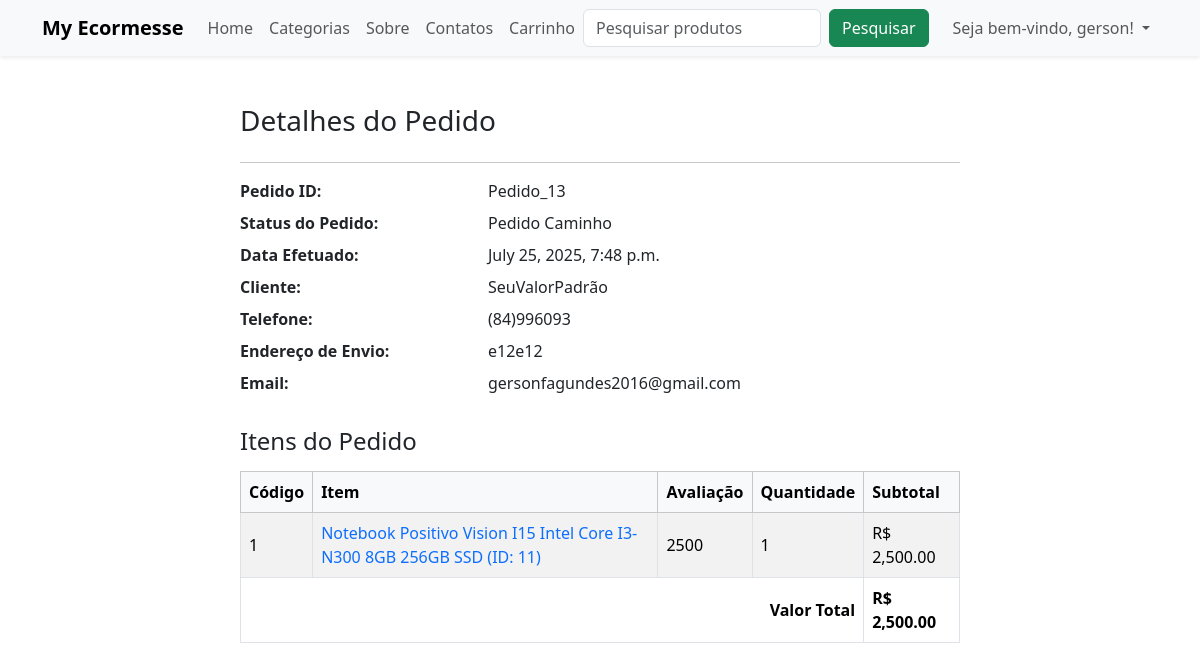
/perfil/pedido-13/ (signed in), run on the app's committed database.
### lojaapp/models.py (models this page shows, shortened)
class Pedido_order(models.Model):
    carro = models.OneToOneField(Carro, on_delete= models.CASCADE)
    ordenado_por = models.CharField(max_length=200, default='SeuValorPadrão')
    endereco_envio = models.CharField(max_length=200)
    telefone = models.CharField(max_length = 10)
    email = models.EmailField(null=True, blank=True)
    subtotal = models.PositiveIntegerField()
    desconto = models.PositiveIntegerField()
    total = models.PositiveIntegerField()
    pedido_status = models.CharField(max_length = 50, choices = PEDIDO_STATUS)
    criado_em = models.DateTimeField(auto_now_add = True)

class CarroProduto(models.Model):
    carro = models.ForeignKey(Carro,on_delete=models.CASCADE)
    produto = models.ForeignKey(Produto, on_delete = models.CASCADE)
    avaliacao = models.PositiveIntegerField()
    quantidade = models.PositiveIntegerField()
    subtotal = models.PositiveIntegerField()

class Produto(models.Model):
    titulo = models.CharField(max_length =200)
    slug = models.SlugField(unique = True)
    categoria = models.ForeignKey(Categoria,on_delete=models.CASCADE)
    image = models.ImageField(upload_to= "produtos")
    preco_mercado = models.PositiveIntegerField()
    venda = models.PositiveIntegerField()
    discricao = models.TextField()
    garantia = models.CharField(max_length =300, null = True, blank = True)
    return_devolucao = models.CharField(max_length =300, null = True, blank = True)
    visualizacao = models.PositiveIntegerField(default = 0)

### lojaapp/views.py (the view)
# urls.py: path('perfil/pedido-<int:pk>/', ClientePedidoDetalheView.as_view(), name='clientepedidodetalhe'),
class ClientePedidoDetalheView(DetailView):
    template_name = 'clientepedidodetalhe.html'
    model = Pedido_order
    context_object_name = "pedido_obj"
    def dispatch(self, request,*args, **kwargs):
        if request.user.is_authenticated and Cliente.objects.filter(user=request.user).exists():
            order_id = self.kwargs["pk"]
            pedido = Pedido_order.objects.get(id= order_id)
            if request.user.cliente != pedido.carro.cliente:
                return redirect("lojaproject/lojaapp/templates/base.html")
        else:
            return redirect("/entrar/?next=/perfil/")
        return super().dispatch(request, *args, **kwargs)

### lojaapp/templates/clientepedidodetalhe.html (shortened to what this page needs)
{% extends 'base.html' %}
{% load humanize %}
{% block content %}
<div class="container my-5">
  <div class="row justify-content-center">
    <div class="col-md-8">
      <h3 class="mb-4">Detalhes do Pedido</h3>
      <hr>
      <dl class="row mb-4">
        <dt class="col-sm-4 fw-semibold">Pedido ID:</dt>
        <dd class="col-sm-8">Pedido_{{ pedido_obj.id }}</dd>
        <dt class="col-sm-4 fw-semibold">Status do Pedido:</dt>
        <dd class="col-sm-8">{{ pedido_obj.pedido_status }}</dd>
        <dt class="col-sm-4 fw-semibold">Data Efetuado:</dt>
        <dd class="col-sm-8">{{ pedido_obj.criado_em }}</dd>
        <dt class="col-sm-4 fw-semibold">Cliente:</dt>
        <dd class="col-sm-8">{{ pedido_obj.ordenado_por }}</dd>
        <dt class="col-sm-4 fw-semibold">Telefone:</dt>
        <dd class="col-sm-8">{{ pedido_obj.telefone }}</dd>
        <dt class="col-sm-4 fw-semibold">Endereço de Envio:</dt>
        <dd class="col-sm-8">{{ pedido_obj.endereco_envio }}</dd>
        <dt class="col-sm-4 fw-semibold">Email:</dt>
        <dd class="col-sm-8">{{ pedido_obj.email }}</dd>
      </dl>
      <h4 class="mb-3">Itens do Pedido</h4>
      <table class="table table-striped table-bordered align-middle">
        <thead class="table-light">
          <tr>
            <th>Código</th>
            <th>Item</th>
            <th>Avaliação</th>
            <th>Quantidade</th>
            <th>Subtotal</th>
          </tr>
        </thead>
        <tbody>
          {% for cp in pedido_obj.carro.carroproduto_set.all %}
          <tr>
            <td>{{ forloop.counter }}</td>
            <td>
              <a href="{% url 'lojaapp:produtodetelahe' cp.produto.slug %}" target="_blank" class="text-decoration-none">
                {{ cp.produto.titulo }} (ID: {{ cp.produto.id }})
              </a>
            </td>
            <td>{{ cp.avaliacao }}</td>
            <td>{{ cp.quantidade }}</td>
            <td>R$ {{ cp.subtotal|floatformat:2|intcomma }}</td>
          </tr>
          {% endfor %}
          <tr>
            <th colspan="4" class="text-end">Valor Total</th>
            <th class="fw-bold">R$ {{ pedido_obj.total|floatformat:2|intcomma }}</th>
          </tr>
        </tbody>
      </table>
    </div>
  </div>
</div>
{% endblock %}

### lojaapp/templates/base.html (shortened to what this page needs)
<!DOCTYPE html>
<html lang="pt-br">
<head>
  <link href="https://cdn.jsdelivr.net/npm/bootstrap@5.3.2/dist/css/bootstrap.min.css" rel="stylesheet" />
</head>
<body>
  <nav class="navbar navbar-expand-lg navbar-light bg-light shadow-sm">
    <div class="container">
      <a class="navbar-brand fw-bold" href="{% url 'lojaapp:home' %}">My Ecormesse</a>
      <div class="collapse navbar-collapse" id="navbarContent">
        <ul class="navbar-nav me-auto mb-2 mb-lg-0">
          <li class="nav-item">
            <a class="nav-link" href="{% url 'lojaapp:home' %}">Home</a>
          </li>
          <li class="nav-item">
            <a class="nav-link" href="{% url 'lojaapp:TodosProdutos' %}">Categorias</a>
          </li>
          <li class="nav-item">
            <a class="nav-link" href="{% url 'lojaapp:sobre' %}">Sobre</a>
          </li>
          <li class="nav-item">
            <a class="nav-link" href="{% url 'lojaapp:contato' %}">Contatos</a>
          </li>
          <li class="nav-item">
            <a class="nav-link" href="{% url 'lojaapp:meucarro' %}">Carrinho</a>
          </li>
        </ul>
        <form class="d-flex me-3" action="{% url 'lojaapp:pesquisar' %}" method="GET" role="search">
          <input
            class="form-control me-2"
            type="search"
            placeholder="Pesquisar produtos"
            aria-label="Pesquisar produtos"
            name="keyword"
            required
          />
          <button class="btn btn-success" type="submit">Pesquisar</button>
        </form>
        <ul class="navbar-nav mb-2 mb-lg-0">
          {% if request.user.cliente %}
          <li class="nav-item dropdown">
            <a
              class="nav-link dropdown-toggle"
              href="#"
              id="userDropdown"
              role="button"
              data-bs-toggle="dropdown"
              aria-expanded="false"
            >
              Seja bem-vindo, {{ request.user.username }}!
            </a>
          </li>
          {% endif %}
        </ul>
      </div>
    </div>
  </nav>
  <div class="container mt-3">
    {% block content %}
    {% endblock %}
  </div>
</body>
</html>

### data on the page
Pedido_order: id "13", pedido_status "Pedido Caminho", criado_em "July 25, 2025, 7:48 p.m.", ordenado_por "SeuValorPadrão", telefone "(84)996093", endereco_envio "e12e12", email "gersonfagundes2016@gmail.com", total "2,500.00"
CarroProduto: produto.titulo "Notebook Positivo Vision I15 Intel Core I3-N300 8GB 256GB SSD", produto.id "11", avaliacao "2500", quantidade "1", subtotal "2,500.00"

### other printed values
{{ request.user.username }} "gerson"
